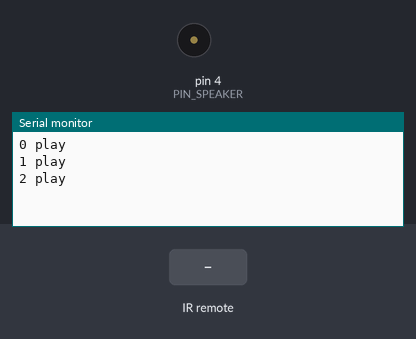
Simulated run of this sketch. Board: Arduino Uno, built with avr-gcc and run on an emulated ATmega328P. Parts: buzzer (waves = sounding, pin HIGH), the last lines printed to the serial monitor. Inputs (shaded band) come from the test bench.

Above: at 1.2 s.
1.3 s: infrared code 0xFFE01F received
At 1.59 s:
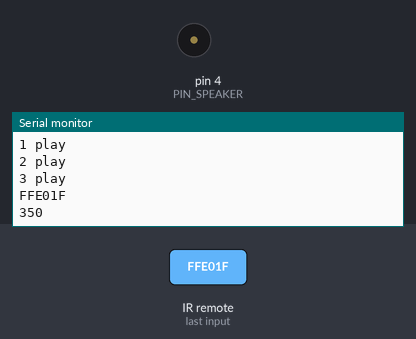
2.8 s: infrared code 0xFFA857 received
At 9.51 s:
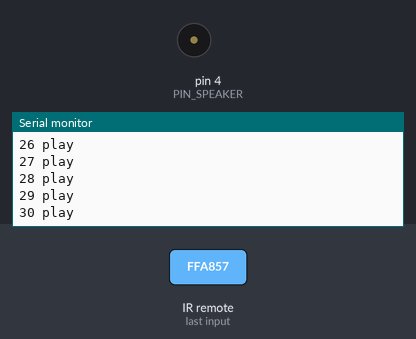
Timing chart, 0 to 10.3 s (numbered marks = the images above; inputs shaded):
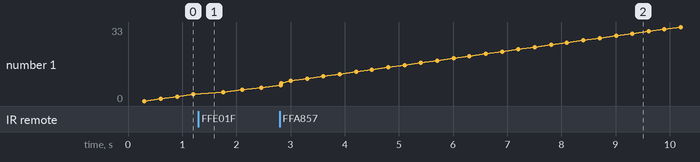

The sketch:

active-buzzer-ir-remote.ino
```cpp
#include <IRremote.h>

int RECV_PIN = 11;
int PIN_SPEAKER = 4;
int length = 25;
char notes[] = "ggagCbggagDCggGECbafffECDC";
int beats[] = {1,1,2,2,2,4,1,1,2,2,2,4,1,1,2,2,2,2,2,2,1,1,2,2,2,4,1};
int tempo = 300;
int noteIndex = 0;
unsigned long time;

IRrecv irrecv(RECV_PIN);

decode_results results;

void playTone(int tone, int duration) {
  for (long i=0; i < duration * 1000L; i += tone *2) {
    digitalWrite(PIN_SPEAKER, HIGH);
    delayMicroseconds(tone);
    digitalWrite(PIN_SPEAKER, LOW);
    delayMicroseconds(tone);
  }
}

void playNote(char note, int duration) {
  char names[] = {'c', 'd', 'e', 'f', 'g', 'a', 'b', 'C', 'D', 'E', 'F', 'G'};
  int tones[] = {1915, 1700, 1519, 1432, 1275, 1136, 1014, 956, 853, 759, 716, 637, 568};

  for (int i = 0; i < 12; i++) {
    if (names[i] == note) {
      playTone(tones[i]*2, duration);
    }
  }
}

void lowerTempo() {
  tempo += 50;
  if (tempo > 1000) {
    tempo = 1000;
  }
}

void increaseTempo() {
  tempo -= 50;
  if (tempo < 0) {
    tempo = 0;
  }
}

void setup() {
  pinMode(PIN_SPEAKER, OUTPUT);
  Serial.begin(9600);
  irrecv.enableIRIn();
}

void loop() {
  if (irrecv.decode(&results)) {
    Serial.println(results.value, HEX);
    switch(results.value) {
      case 0xFFE01F: //-
        lowerTempo();
        Serial.println(tempo);
        break;
      case 0xFFA857: //+
        increaseTempo();
        Serial.println(tempo);
        break;
    }

    irrecv.resume();
  }

//  Serial.println("Start");
  time = millis();
  if (time / (tempo * (noteIndex + 1)) == 1) {
    Serial.print(noteIndex);
    Serial.println(" play");
    noteIndex += 1;
  }

  delay(10);

  /*for (int i = 0; i < length; i++) {*/
    /*if (notes[i] == ' ') {*/
      /*delay(beats[i] * tempo);*/
    /*} else {*/
      /*playNote(notes[i], beats[i] * tempo);*/
    /*}*/

    /*delay (tempo / 2);*/
  /*}*/
}
```

Measured:
- after the input at 1.3 s, the serial monitor: prints a new line at once (image 1)
- after the input at 2.8 s, the serial monitor: prints a new line at once (image 2)
- plotted number 1: 6 → 33 after the input at 2.8 s
